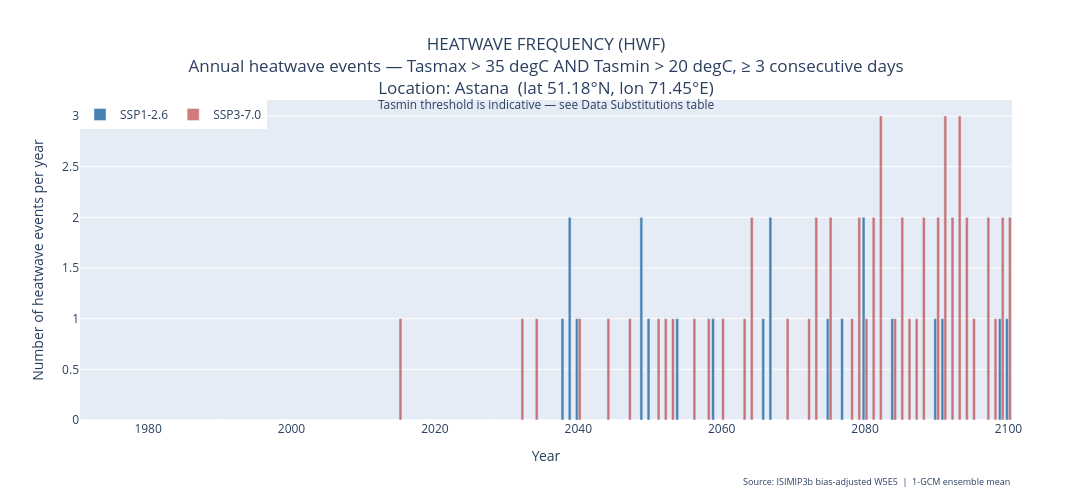

Here is the notebook cell this chart was saved with:
### Code cell
fig = go.Figure()
fig.add_trace(go.Bar(
    x=years_full, y=full_hwf_126,
    name='SSP1-2.6', marker_color='steelblue',
))
fig.add_trace(go.Bar(
    x=years_full, y=full_hwf_370,
    name='SSP3-7.0', marker_color='firebrick', opacity=0.6,
))
fig.add_annotation(
    xref='paper', yref='paper', x=1.0, y=-0.22, showarrow=False,
    text=(f'Source: ISIMIP3b bias-adjusted W5E5  |  '
          f'{len(MODEL_NAMES)}-GCM ensemble mean'),
    font={'size': 9},
)
fig.update_layout(
    title={
        'text': (
            f'HEATWAVE FREQUENCY (HWF)<br>'
            f'Annual heatwave events — Tasmax > {HWF_THRESH_TASMAX} AND '
            f'Tasmin > {HWF_THRESH_TASMIN}, ≥ {HWF_WINDOW} consecutive days<br>'
            f'Location: {LOCATION_NAME}  '
            f'(lat {sel_lat:.2f}°N, lon {sel_lon:.2f}°E)<br>'
            f'<sup>Tasmin threshold is indicative — see Data Substitutions table</sup>'
        ),
        'x': 0.5, 'xanchor': 'center',
    },
    xaxis_title='Year',
    yaxis_title='Number of heatwave events per year',
    legend={'x': 0, 'y': 1, 'orientation': 'h'},
    width=1100, height=500,
)
fig.write_html(str(RESULTS_DIR / 'HWF_timeseries.html'))
fig.show()

### Figure 1 — Plotly figure (JSON) as saved in the notebook; plotly's stock layout.template omitted (floating-point values rounded to 4 significant figures; data arrays with more than 128 entries replaced by an {"elided": "..."} marker saying what was removed)
{"data": [{"marker": {"color": "steelblue"}, "name": "SSP1-2.6", "type": "bar", "x": {"elided": "130 int values"}, "y": {"elided": "130 float values"}}, {"marker": {"color": "firebrick"}, "name": "SSP3-7.0", "opacity": 0.6, "type": "bar", "x": {"elided": "130 int values"}, "y": {"elided": "130 float values"}}], "layout": {"annotations": [{"font": {"size": 9}, "showarrow": false, "text": "Source: ISIMIP3b bias-adjusted W5E5  |  1-GCM ensemble mean", "x": 1, "xref": "paper", "y": -0.22, "yref": "paper"}], "height": 500, "legend": {"orientation": "h", "x": 0, "y": 1}, "title": {"text": "HEATWAVE FREQUENCY (HWF)<br>Annual heatwave events — Tasmax > 35 degC AND Tasmin > 20 degC, ≥ 3 consecutive days<br>Location: Astana  (lat 51.18°N, lon 71.45°E)<br><sup>Tasmin threshold is indicative — see Data Substitutions table</sup>", "x": 0.5, "xanchor": "center"}, "width": 1100, "xaxis": {"title": {"text": "Year"}}, "yaxis": {"title": {"text": "Number of heatwave events per year"}}}}
